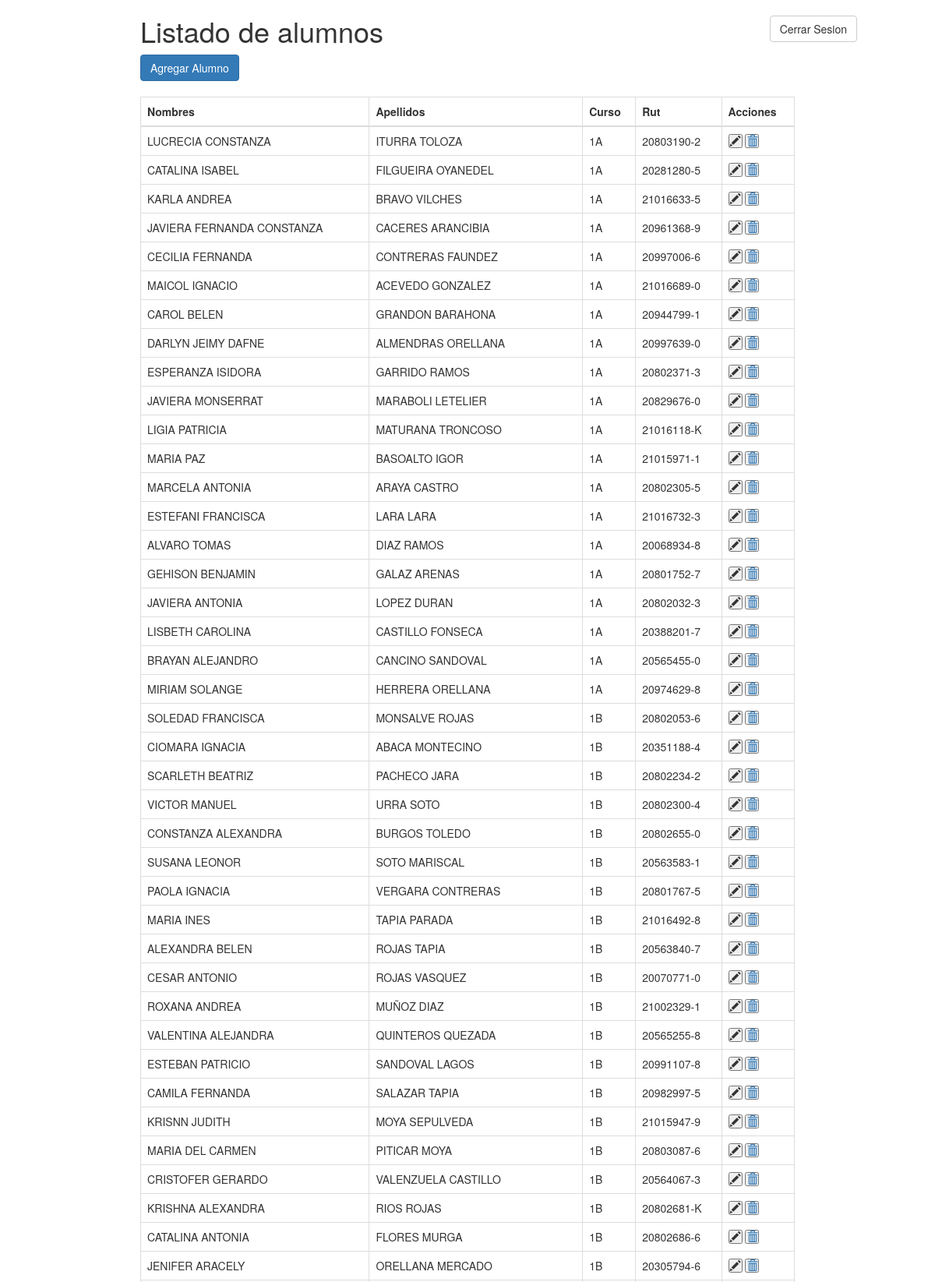
The page /admin.php (signed in, upper part) on the database its author committed.
### tables this page shows
CREATE TABLE student(
	rut varchar(10) PRIMARY KEY,
	nombre varchar(50),
	apellido varchar(50),
	curso varchar(3)
);

### admin.php (called while the page is built, shortened)
<?php
	include_once("managers/student_manager.php");
    $students = StudentManager::findAllStudents("");
	include_once("templates/admin_tpl.php");
?>

### config/connection/connection.php (called while the page is built, shortened)
<?php
	$databaseConfig = array(
	    "host" => "localhost",
	    "username" => "root",
	    "password" => "",
	    "db" => "mantenedor_alumnos"
	);
	Class Connection{
		private static $instance;
		private $db;
		private function __construct($host, $username, $password, $db){
			$this->db = new mysqli($host, $username, $password, $db);
		}
		public static function open(){
			if(self::$instance == null){
				global $databaseConfig;
				self::$instance = new $klass(
					$databaseConfig['host'],
					$databaseConfig['username'],
					$databaseConfig['password'],
					$databaseConfig['db']
				);
				return self::$instance;
			}
		}
		public function query($query){
			$result = $this->db->query($query);
			$arr = array();
			while ($obj = $result->fetch_object()){
				$arr[] = $obj;
			}
			return $arr;
		}
	}
?>

### managers/student_manager.php (called while the page is built, shortened)
<?php
	require_once realpath("config/connection/connection.php");
	class StudentManager{
		public static function findAllStudents(){
			$connection = Connection::open();
			$res = $connection->query("SELECT * FROM student ORDER BY curso ASC");
			return $res;
		}
	}
?>

### templates/admin_tpl.php (the view, shortened to what this page needs)
<!DOCTYPE html>
<html>
<head>
	<?php include 'head.php' ?>
</head>
<body>
	<aside>
        <a href="login.php"><button type="button" class="btn btn-default cerrar-sesion" onclick="logOut()">Cerrar Sesion</button></a>
    </aside>
    <h1>Listado de alumnos</h1>
    <button class="btn btn-primary" onclick="mostrarPanel('agregar-alumno')">Agregar Alumno</button><br><br>
    <table id="agregar-alumno" class="table table-bordered">
        <thead>
            <tr>
                <th>Nombres</th>
                <th>Apellidos</th>
                <th>Curso</th>
                <th>Rut</th>
                <th>Acciones</th>
            </tr>
        </thead>
        <tbody>
            <?php $count = 0;
            foreach($students as $student): ?>
            <tr>
                <td> <?php echo $student->nombre ?></td>
                <td> <?php echo $student->apellido ?></td>
                <td> <?php echo $student->curso ?></td>
                <td> <?php echo $student->rut ?></td>
                <td>
                    <button class="glyphicon glyphicon-pencil" onclick="mostrarPanel('editar-alumno')"></button>
                    <a href="ajax_delete_student.php?rut=<?php echo $student->rut; ?>" ><button class="glyphicon glyphicon-trash" name="rut"></button></a>
                </td>
            </tr>
        <?php endforeach; ?>
        </tbody>
    </table>
</body>
</html>

### templates/head.php (shortened to what this page needs)
<link rel="stylesheet" type="text/css" href="css/bootstrap.css">
<link rel="stylesheet" type="text/css" href="css/style.css">

### css/style.css (style rules this page uses)
* { margin: 0px; padding: 0px; }
body { width: 70%; margin: 0px auto; }
.cerrar-sesion { right: 100px; position: absolute; }

### rows shown on the page
student: nombre "LUCRECIA CONSTANZA", apellido "ITURRA TOLOZA", curso "1A", rut "20803190-2"
student: nombre "CATALINA ISABEL", apellido "FILGUEIRA OYANEDEL", curso "1A", rut "20281280-5"
student: nombre "KARLA ANDREA", apellido "BRAVO VILCHES", curso "1A", rut "21016633-5"
student: nombre "JAVIERA FERNANDA CONSTANZA", apellido "CACERES ARANCIBIA", curso "1A", rut "20961368-9"
student: nombre "CECILIA FERNANDA", apellido "CONTRERAS FAUNDEZ", curso "1A", rut "20997006-6"
student: nombre "MAICOL IGNACIO", apellido "ACEVEDO GONZALEZ", curso "1A", rut "21016689-0"
student: nombre "CAROL BELEN", apellido "GRANDON BARAHONA", curso "1A", rut "20944799-1"
student: nombre "DARLYN JEIMY DAFNE", apellido "ALMENDRAS ORELLANA", curso "1A", rut "20997639-0"
student: nombre "ESPERANZA ISIDORA", apellido "GARRIDO RAMOS", curso "1A", rut "20802371-3"
student: nombre "JAVIERA MONSERRAT", apellido "MARABOLI LETELIER", curso "1A", rut "20829676-0"
student: nombre "LIGIA PATRICIA", apellido "MATURANA TRONCOSO", curso "1A", rut "21016118-K"
student: nombre "MARIA PAZ", apellido "BASOALTO IGOR", curso "1A", rut "21015971-1"
student: nombre "MARCELA ANTONIA", apellido "ARAYA CASTRO", curso "1A", rut "20802305-5"
student: nombre "ESTEFANI FRANCISCA", apellido "LARA LARA", curso "1A", rut "21016732-3"
student: nombre "ALVARO TOMAS", apellido "DIAZ RAMOS", curso "1A", rut "20068934-8"
student: nombre "GEHISON BENJAMIN", apellido "GALAZ ARENAS", curso "1A", rut "20801752-7"
student: nombre "JAVIERA ANTONIA", apellido "LOPEZ DURAN", curso "1A", rut "20802032-3"
student: nombre "LISBETH CAROLINA", apellido "CASTILLO FONSECA", curso "1A", rut "20388201-7"
student: nombre "BRAYAN ALEJANDRO", apellido "CANCINO SANDOVAL", curso "1A", rut "20565455-0"
student: nombre "MIRIAM SOLANGE", apellido "HERRERA ORELLANA", curso "1A", rut "20974629-8"
student: nombre "SOLEDAD FRANCISCA", apellido "MONSALVE ROJAS", curso "1B", rut "20802053-6"
student: nombre "CIOMARA IGNACIA", apellido "ABACA MONTECINO", curso "1B", rut "20351188-4"
student: nombre "SCARLETH BEATRIZ", apellido "PACHECO JARA", curso "1B", rut "20802234-2"
student: nombre "VICTOR MANUEL", apellido "URRA SOTO", curso "1B", rut "20802300-4"
student: nombre "CONSTANZA ALEXANDRA", apellido "BURGOS TOLEDO", curso "1B", rut "20802655-0"
student: nombre "SUSANA LEONOR", apellido "SOTO MARISCAL", curso "1B", rut "20563583-1"
student: nombre "PAOLA IGNACIA", apellido "VERGARA CONTRERAS", curso "1B", rut "20801767-5"
student: nombre "MARIA INES", apellido "TAPIA PARADA", curso "1B", rut "21016492-8"
student: nombre "ALEXANDRA BELEN", apellido "ROJAS TAPIA", curso "1B", rut "20563840-7"
student: nombre "CESAR ANTONIO", apellido "ROJAS VASQUEZ", curso "1B", rut "20070771-0"
student: nombre "ROXANA ANDREA", apellido "MUÑOZ DIAZ", curso "1B", rut "21002329-1"
student: nombre "VALENTINA ALEJANDRA", apellido "QUINTEROS QUEZADA", curso "1B", rut "20565255-8"
student: nombre "ESTEBAN PATRICIO", apellido "SANDOVAL LAGOS", curso "1B", rut "20991107-8"
student: nombre "CAMILA FERNANDA", apellido "SALAZAR TAPIA", curso "1B", rut "20982997-5"
student: nombre "KRISNN JUDITH", apellido "MOYA SEPULVEDA", curso "1B", rut "21015947-9"
student: nombre "MARIA DEL CARMEN", apellido "PITICAR MOYA", curso "1B", rut "20803087-6"
student: nombre "CRISTOFER GERARDO", apellido "VALENZUELA CASTILLO", curso "1B", rut "20564067-3"
student: nombre "KRISHNA ALEXANDRA", apellido "RIOS ROJAS", curso "1B", rut "20802681-K"
student: nombre "CATALINA ANTONIA", apellido "FLORES MURGA", curso "1B", rut "20802686-6"
student: nombre "JENIFER ARACELY", apellido "ORELLANA MERCADO", curso "1B", rut "20305794-6"
